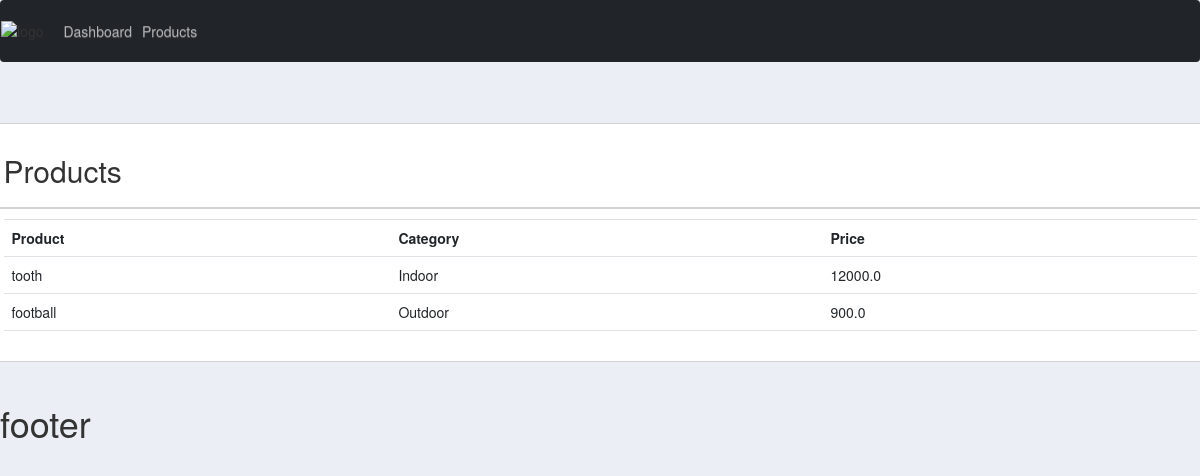
Screenshot of /products/ with the database file from the repository.
### accounts/models.py (models this page shows, shortened)
class Product(models.Model):
    CATAGORY =(
        ('Indoor','Indoor'),
        ('Outdoor','Outdoor'),
    )
    name = models.CharField(max_length=200, null=True)
    price = models.FloatField(null=True)
    category = models.CharField(max_length=200, null=True,choices=CATAGORY)
    description = models.CharField(max_length=200, null=True, blank=True)
    date_created = models.DateTimeField(auto_now_add=True, null =True)
    tags= models.ManyToManyField(Tag)

### accounts/views.py (the view)
# urls.py: path('products/',views.products, name='products'),
def products(request):
    products = Product.objects.all()
    return render(request,'accounts/products.html',{'products':products})

### accounts/templates/accounts/products.html
{% extends 'accounts/main.html'%}
{% block content%}
<br>
<div class="row">
    <div class="col-md">
        <div class="card card-body">
           <h2>Products</h2>
        </div>
        <div class="card card-body">
            <table class="table">
                <tr>
                    <th>Product</th>
                    <th>Category</th>
                    <th>Price</th>
                </tr>
                {% for i in products %}
                <tr>
                    <td>{{i.name}}</td>
                    <td>{{i.category}}</td>
                    <td>{{i.price}}</td>
                </tr>
                {% endfor %}
            </table>
        </div>
    </div>
</div>
{% endblock %}

### static/css/main.css (style rules this page uses)
body { background-color: #ebeff5; }

### rows the page displays
Product: name "tooth", category "Indoor", price "12000.0"
Product: name "football", category "Outdoor", price "900.0"
